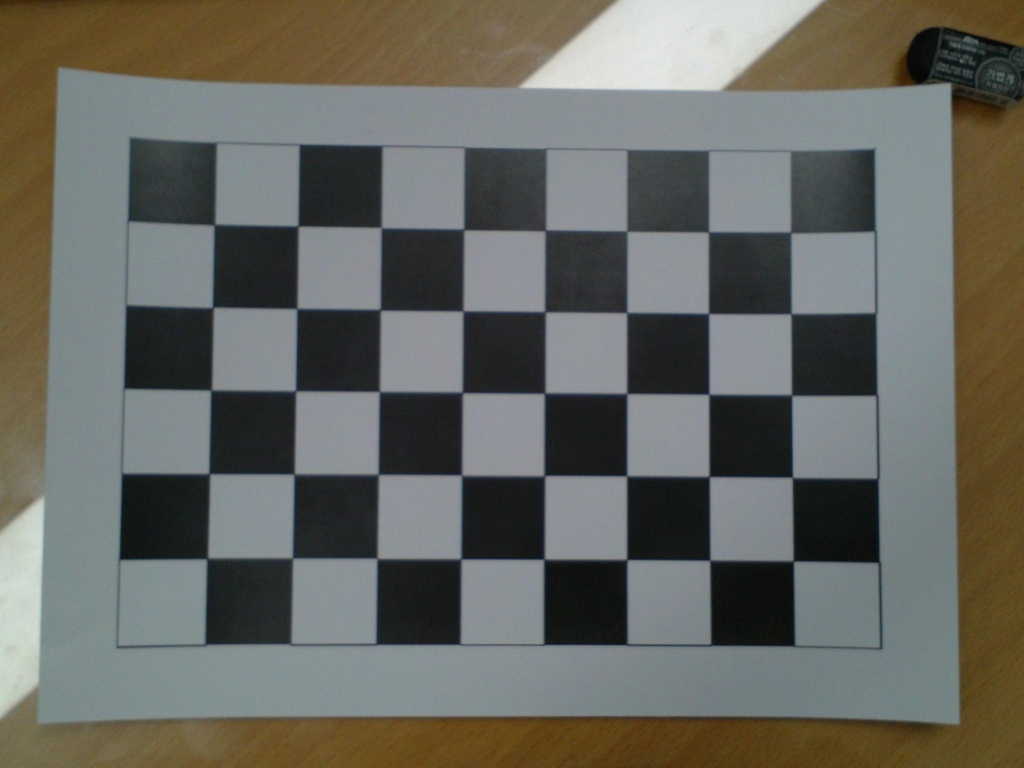
#> input picture dataset_split_v2/10_03_chessboard_s2.jpg, 2048 x 1536 px (shown at 1/2 size)
$ python CameraCalibration.py
#> lines starting #> are read from the running program, lines starting #| are printed output that depends on the picture; after the words box and inside, x2 and y2 are one past the last pixel; in counts of white or black regions, pixels touching at a corner belong together
#카메라 캘리브레이션 수행 파일
#평행이 잘맞아도 다양한 왜곡 요인에 의해 행정렬된 영상을 잘 얻지 못하므로 캘리브레이션 수행
#캘리브레이션 후 파라미터들은 npz파일로 저장

import cv2
import numpy as np

objpoints=[]
imgpoints=[]


#캘러브레이션 하는 메소드
def saveCamCalibration():
    #캘리브레이션 하기전 세팅
    #(8,5)-> chess이미지의 격자수와 동일
    termination=(cv2.TERM_CRITERIA_EPS+cv2.TERM_CRITERIA_MAX_ITER, 30,0.001)
    objp=np.zeros((8*5,3), np.float32)
    objp[:,:2]=np.mgrid[0:8, 0:5].T.reshape(-1,2)

    #캘리브레이션 후 필요 파라미터들을 저장되는 변수

    count=0
    while True:
        print("a")
        #이미지 불러온 후 그레이스케일로 바꿈
        img= cv2.imread("./dataset_split_v2/10_03_chessboard_s2.jpg")
#> img is the input picture: shape (1536, 2048, 3); mean B, G, R 97.2, 103.9, 103

        gray=cv2.cvtColor(img, cv2.COLOR_RGB2GRAY)
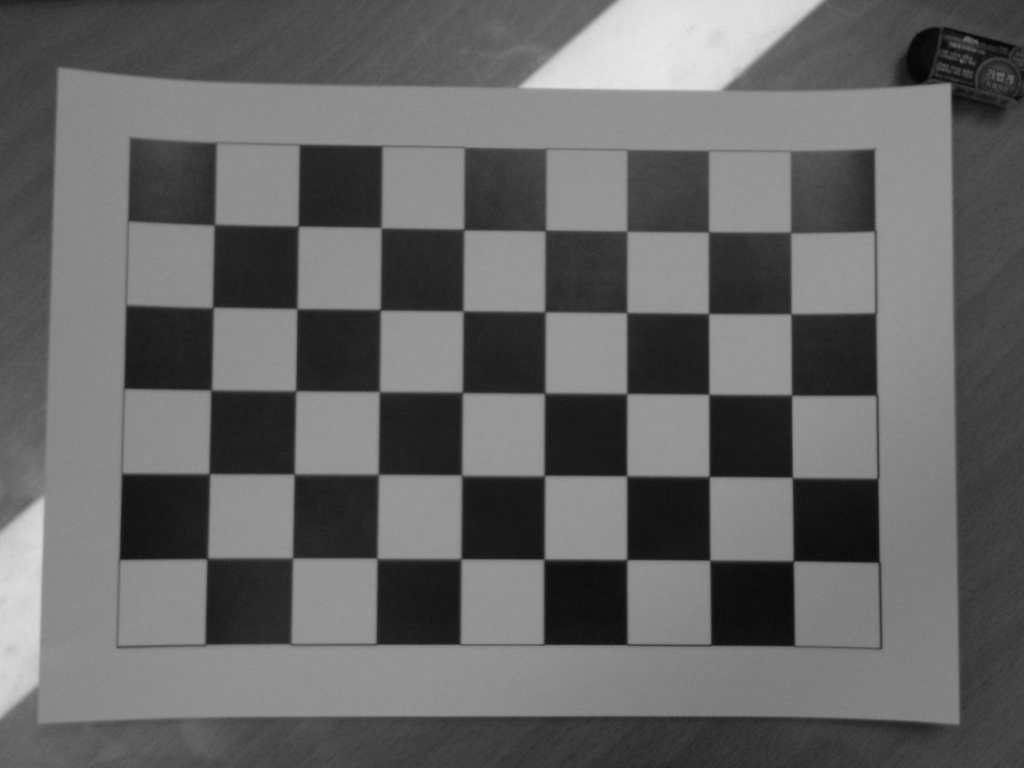
#> gray: shape (1536, 2048) (shown at 1/2 size); min 3, max 234, mean 101.7


        #chessboard에 사각형 코너를 찾음
        #rec - True:사각형 있음, False:사각형없음
        ret, corner=cv2.findChessboardCorners(gray, (8,5), None)
#> ret = True; corner = 40 rows, first 8: [429.5, 450], [598.6, 452.5], [763, 456], [927.5, 459], [1091.5, 461.5], [1254.5, 463], [1417, 464.5], [1581.9, 465.5]

        #print(ret)
        #print(corner)

        #사각형 정보가 있으면 해당좌표 objpoints, imgpoints에 추가
        if ret:
            #objpoints추가
            objpoints.append(objp)
            cv2.cornerSubPix(gray, corner, (1,1), (-1,-1), termination)
            imgpoints.append(corner)

            #화면에 corner정보 그림
            cv2.drawChessboardCorners(img, (8,5), corner, ret)
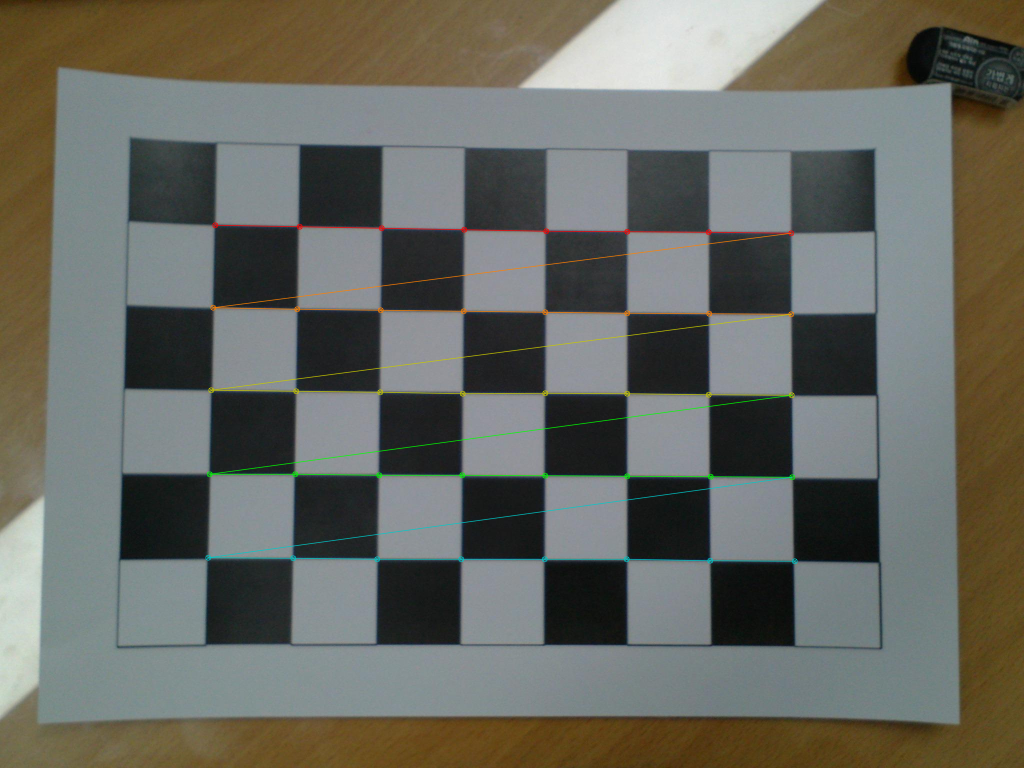
#> img: shape (1536, 2048, 3) (shown at 1/2 size); 1.1% of pixels changed, all inside (x1, y1, x2, y2) = (410, 444, 1596, 1129)
            count+=1
            print('[%d]'%(count))

        print("a")

        #이미지 사이즈가 너무크기때문에 resize수행후 이미지 show
        imS = cv2.resize(img, (int(img.shape[1]/2), int(img.shape[0]/2)))
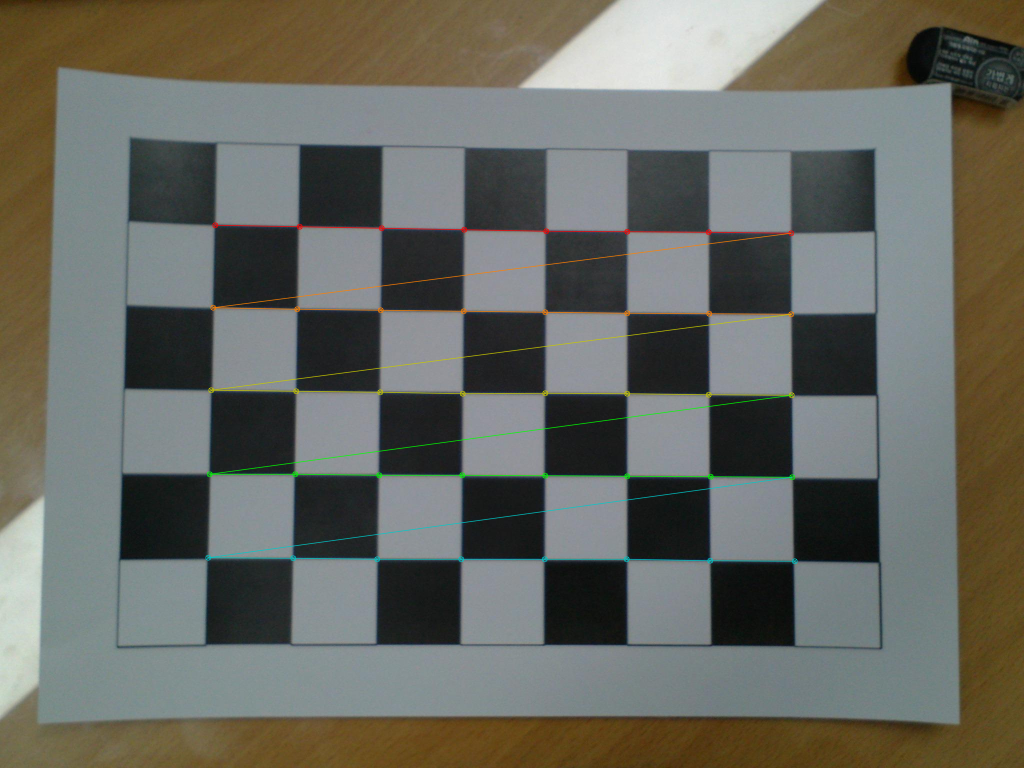
#> imS: shape (768, 1024, 3); mean B, G, R 97, 104.5, 103.4
        cv2.imshow('imgleft', imS)
        print("a")

        cv2.waitKey(0)

        if count==1:
            break
        '''
        if k==27:
            print("log 8")
            break
        '''

    cv2.destroyAllWindows()

    #파라미터 정보 불러옴
    ret, mtx, dist, rvecs, tvecs = cv2.calibrateCamera(objpoints, imgpoints, gray.shape[::-1], None, None)
#> ret = 0.837; mtx = [[2689.6, 0, 1214.7], [0, 2683.6, 310.4], [0, 0, 1]]; dist = [[0.075, 1.07, -0.0328, 0.0165, -4.11]]; rvecs = ([-0.0843, -0.0485, 0.0085],); tvecs = ([-4.75, 0.887, 16.17],)


    #파라미터 정보 저장 - npz파일로
    np.savez('calib_s2.npz', ret=ret, mtx=mtx, dist=dist, rvecs=rvecs, tvecs=tvecs)
    #np.save('calib.xml', ret=ret, mtx=mtx, dist=dist, rvecs=rvecs, tvecs=tvecs)

    print("camera calibration data saved")

#카메라 캘리브레이션 수행
saveCamCalibration()

#npz 파일을 읽어와 해당 키의 파라미터 정보들을 출력
test = np.load('calib_s2.npz')
print(test.files)

print('ret')
print(test['ret'])

print('mtx')
print(test['mtx'])

print('dist')
print(test['dist'])

print('rvecs')
print(test['rvecs'])

print('tvecs')
print(test['tvecs'])

$ run again, with dataset_split_v2/10_03_chessboard_s1.jpg copied over dataset_split_v2/10_03_chessboard_s2.jpg
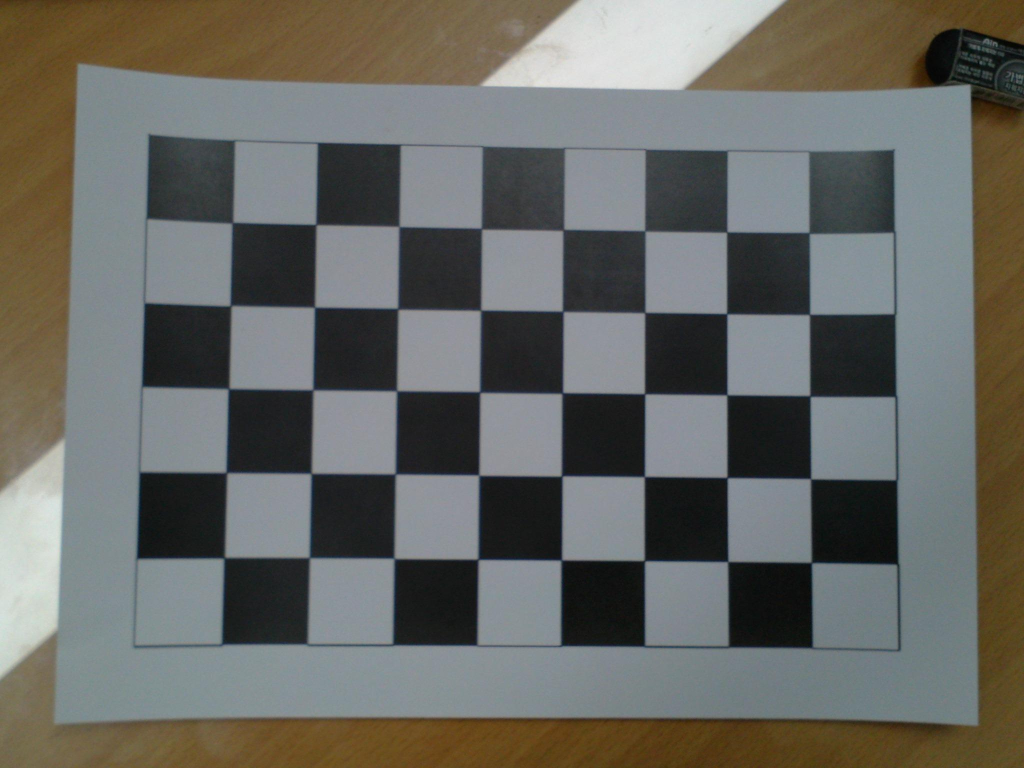
#> input picture dataset_split_v2/10_03_chessboard_s1.jpg, 2048 x 1536 px (shown at 1/2 size)
#> in saveCamCalibration, img is the input picture: shape (1536, 2048, 3); mean B, G, R 99.6, 104.4, 103.9
#> in saveCamCalibration, `gray=cv2.cvtColor(img, cv2.COLOR_RGB2GRAY)`:
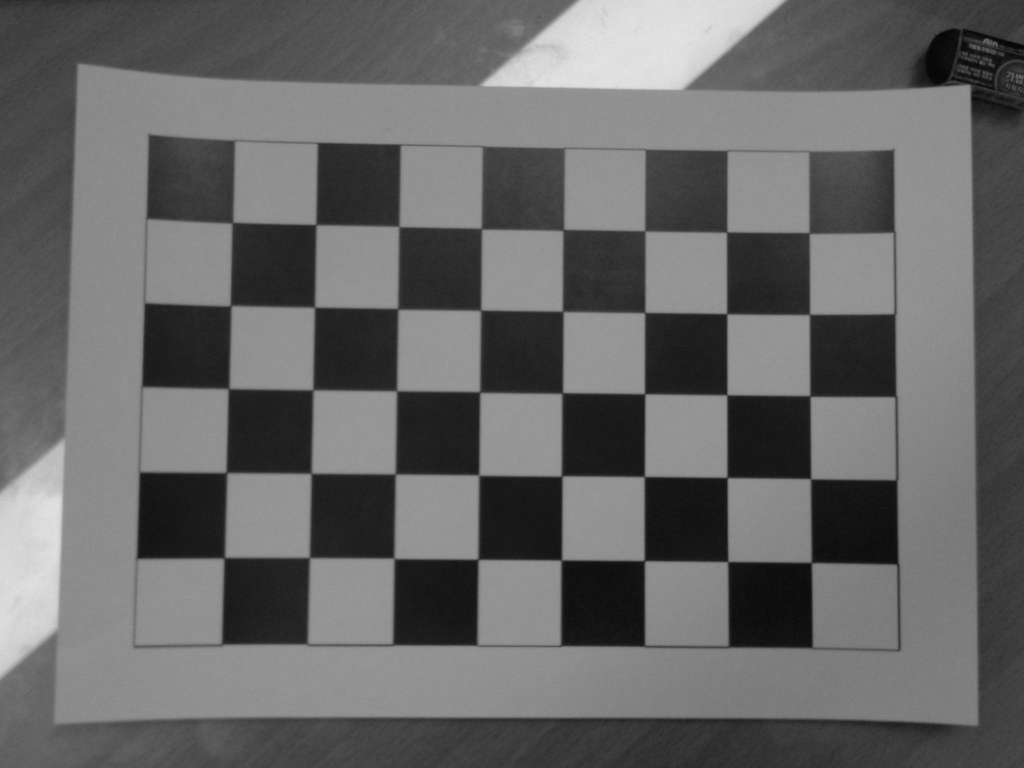
#> gray: shape (1536, 2048) (shown at 1/2 size); min 1, max 229, mean 102.9
#> in saveCamCalibration, `ret, corner=cv2.findChessboardCorners(gray, (8,5), None)`: ret = True; corner = 40 rows, first 8: [465.4, 446], [630.7, 450.2], [798.5, 454], [963.5, 458], [1126.7, 460.5], [1290.5, 462.5], [1453.5, 465.1], [1615, 468]
#> img: shape (1536, 2048, 3); 1.1% of pixels changed, all inside (x1, y1, x2, y2) = (443, 440, 1631, 1133)
#> in saveCamCalibration, `imS = cv2.resize(img, (int(img.shape[1]/2), int(img.shape[0]/2)))`:
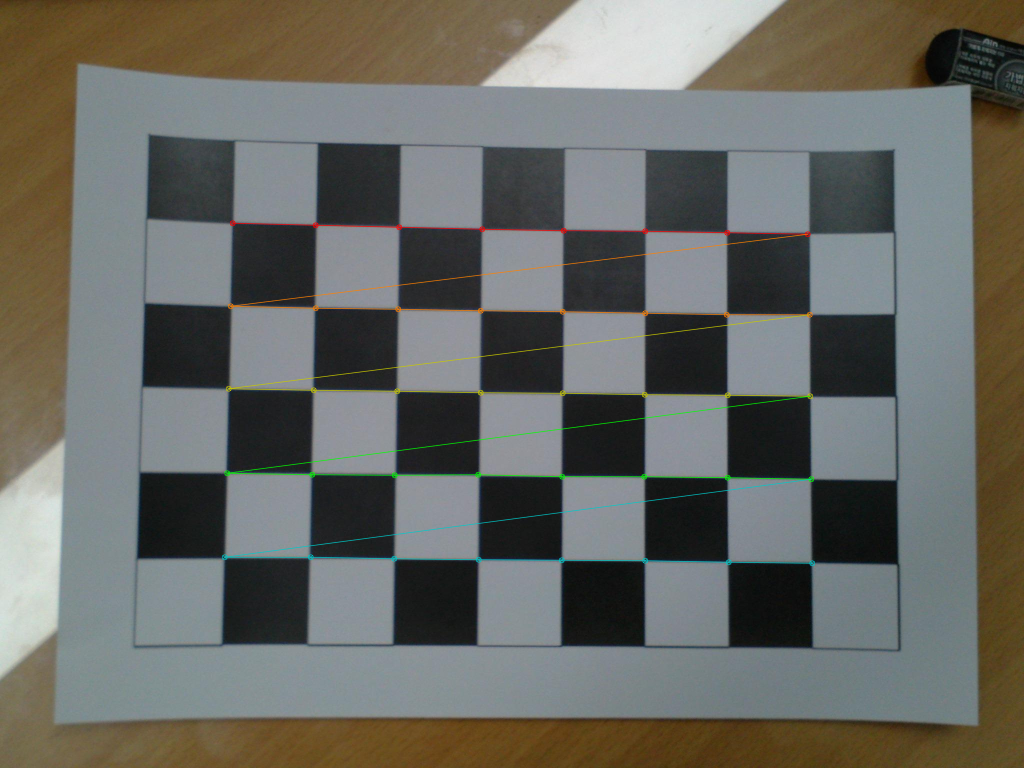
#> imS: shape (768, 1024, 3); mean B, G, R 99.5, 105, 104.3
#> in saveCamCalibration, `ret, mtx, dist, rvecs, tvecs = cv2.calibrateCamera(objpoints, imgpoint..`: ret = 0.962; mtx = [[2284.4, 0, 993], [0, 2289.2, 905.7], [0, 0, 1]]; dist = [[-0.297, 8.12, 0.000803, 0.00407, -49.04]]; rvecs = ([-0.0696, -0.0407, 0.0101],); tvecs = ([-3.18, -2.76, 13.76],)
